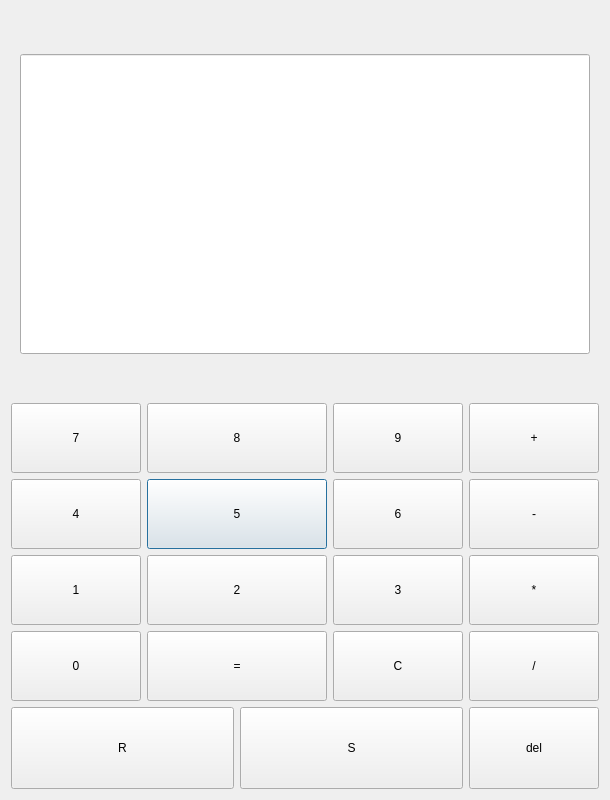
<?xml version="1.0" encoding="UTF-8"?>
<ui version="4.0">
 <class>Dialog</class>
 <widget class="QDialog" name="Dialog">
  <property name="geometry">
   <rect>
    <x>0</x>
    <y>0</y>
    <width>610</width>
    <height>800</height>
   </rect>
  </property>
  <property name="windowTitle">
   <string>Dialog</string>
  </property>
  <layout class="QGridLayout" name="gridLayout_3">
   <item row="0" column="0">
    <widget class="QWidget" name="widget" native="true">
     <layout class="QGridLayout" name="gridLayout_2">
      <item row="0" column="0">
       <widget class="QLineEdit" name="lineEdit">
        <property name="minimumSize">
         <size>
          <width>200</width>
          <height>300</height>
         </size>
        </property>
       </widget>
      </item>
     </layout>
    </widget>
   </item>
   <item row="1" column="0">
    <layout class="QGridLayout" name="gridLayout">
     <item row="1" column="1" colspan="2">
      <widget class="QPushButton" name="btn_5">
       <property name="sizePolicy">
        <sizepolicy hsizetype="Preferred" vsizetype="Maximum">
         <horstretch>0</horstretch>
         <verstretch>0</verstretch>
        </sizepolicy>
       </property>
       <property name="minimumSize">
        <size>
         <width>130</width>
         <height>70</height>
        </size>
       </property>
       <property name="text">
        <string>5</string>
       </property>
      </widget>
     </item>
     <item row="0" column="0">
      <widget class="QPushButton" name="btn_7">
       <property name="sizePolicy">
        <sizepolicy hsizetype="Preferred" vsizetype="Maximum">
         <horstretch>0</horstretch>
         <verstretch>0</verstretch>
        </sizepolicy>
       </property>
       <property name="minimumSize">
        <size>
         <width>130</width>
         <height>70</height>
        </size>
       </property>
       <property name="text">
        <string>7</string>
       </property>
      </widget>
     </item>
     <item row="0" column="4">
      <widget class="QPushButton" name="btn_plus">
       <property name="sizePolicy">
        <sizepolicy hsizetype="Preferred" vsizetype="Maximum">
         <horstretch>0</horstretch>
         <verstretch>0</verstretch>
        </sizepolicy>
       </property>
       <property name="minimumSize">
        <size>
         <width>130</width>
         <height>70</height>
        </size>
       </property>
       <property name="text">
        <string>+</string>
       </property>
      </widget>
     </item>
     <item row="1" column="0">
      <widget class="QPushButton" name="btn_4">
       <property name="sizePolicy">
        <sizepolicy hsizetype="Preferred" vsizetype="Maximum">
         <horstretch>0</horstretch>
         <verstretch>0</verstretch>
        </sizepolicy>
       </property>
       <property name="minimumSize">
        <size>
         <width>130</width>
         <height>70</height>
        </size>
       </property>
       <property name="text">
        <string>4</string>
       </property>
      </widget>
     </item>
     <item row="3" column="4">
      <widget class="QPushButton" name="btn_div">
       <property name="sizePolicy">
        <sizepolicy hsizetype="Preferred" vsizetype="Maximum">
         <horstretch>0</horstretch>
         <verstretch>0</verstretch>
        </sizepolicy>
       </property>
       <property name="minimumSize">
        <size>
         <width>130</width>
         <height>70</height>
        </size>
       </property>
       <property name="text">
        <string>/</string>
       </property>
      </widget>
     </item>
     <item row="2" column="3">
      <widget class="QPushButton" name="btn_3">
       <property name="sizePolicy">
        <sizepolicy hsizetype="Preferred" vsizetype="Maximum">
         <horstretch>0</horstretch>
         <verstretch>0</verstretch>
        </sizepolicy>
       </property>
       <property name="minimumSize">
        <size>
         <width>130</width>
         <height>70</height>
        </size>
       </property>
       <property name="text">
        <string>3</string>
       </property>
      </widget>
     </item>
     <item row="2" column="0">
      <widget class="QPushButton" name="btn_1">
       <property name="sizePolicy">
        <sizepolicy hsizetype="Preferred" vsizetype="Maximum">
         <horstretch>0</horstretch>
         <verstretch>0</verstretch>
        </sizepolicy>
       </property>
       <property name="minimumSize">
        <size>
         <width>130</width>
         <height>70</height>
        </size>
       </property>
       <property name="text">
        <string>1</string>
       </property>
      </widget>
     </item>
     <item row="2" column="1" colspan="2">
      <widget class="QPushButton" name="btn_2">
       <property name="sizePolicy">
        <sizepolicy hsizetype="Preferred" vsizetype="Maximum">
         <horstretch>0</horstretch>
         <verstretch>0</verstretch>
        </sizepolicy>
       </property>
       <property name="minimumSize">
        <size>
         <width>130</width>
         <height>70</height>
        </size>
       </property>
       <property name="text">
        <string>2</string>
       </property>
      </widget>
     </item>
     <item row="1" column="3">
      <widget class="QPushButton" name="btn_6">
       <property name="sizePolicy">
        <sizepolicy hsizetype="Preferred" vsizetype="Maximum">
         <horstretch>0</horstretch>
         <verstretch>0</verstretch>
        </sizepolicy>
       </property>
       <property name="minimumSize">
        <size>
         <width>130</width>
         <height>70</height>
        </size>
       </property>
       <property name="text">
        <string>6</string>
       </property>
      </widget>
     </item>
     <item row="1" column="4">
      <widget class="QPushButton" name="btn_minus">
       <property name="sizePolicy">
        <sizepolicy hsizetype="Preferred" vsizetype="Maximum">
         <horstretch>0</horstretch>
         <verstretch>0</verstretch>
        </sizepolicy>
       </property>
       <property name="minimumSize">
        <size>
         <width>130</width>
         <height>70</height>
        </size>
       </property>
       <property name="text">
        <string>-</string>
       </property>
      </widget>
     </item>
     <item row="2" column="4">
      <widget class="QPushButton" name="btn_mul">
       <property name="sizePolicy">
        <sizepolicy hsizetype="Preferred" vsizetype="Maximum">
         <horstretch>0</horstretch>
         <verstretch>0</verstretch>
        </sizepolicy>
       </property>
       <property name="minimumSize">
        <size>
         <width>130</width>
         <height>70</height>
        </size>
       </property>
       <property name="text">
        <string>*</string>
       </property>
      </widget>
     </item>
     <item row="3" column="0">
      <widget class="QPushButton" name="btn_0">
       <property name="sizePolicy">
        <sizepolicy hsizetype="Preferred" vsizetype="Maximum">
         <horstretch>0</horstretch>
         <verstretch>0</verstretch>
        </sizepolicy>
       </property>
       <property name="minimumSize">
        <size>
         <width>130</width>
         <height>70</height>
        </size>
       </property>
       <property name="text">
        <string>0</string>
       </property>
      </widget>
     </item>
     <item row="0" column="1" colspan="2">
      <widget class="QPushButton" name="btn_8">
       <property name="sizePolicy">
        <sizepolicy hsizetype="Preferred" vsizetype="Maximum">
         <horstretch>0</horstretch>
         <verstretch>0</verstretch>
        </sizepolicy>
       </property>
       <property name="minimumSize">
        <size>
         <width>130</width>
         <height>70</height>
        </size>
       </property>
       <property name="text">
        <string>8</string>
       </property>
      </widget>
     </item>
     <item row="3" column="1" colspan="2">
      <widget class="QPushButton" name="btn_equal">
       <property name="sizePolicy">
        <sizepolicy hsizetype="Preferred" vsizetype="Maximum">
         <horstretch>0</horstretch>
         <verstretch>0</verstretch>
        </sizepolicy>
       </property>
       <property name="minimumSize">
        <size>
         <width>130</width>
         <height>70</height>
        </size>
       </property>
       <property name="text">
        <string>=</string>
       </property>
      </widget>
     </item>
     <item row="0" column="3">
      <widget class="QPushButton" name="btn_9">
       <property name="sizePolicy">
        <sizepolicy hsizetype="Preferred" vsizetype="Maximum">
         <horstretch>0</horstretch>
         <verstretch>0</verstretch>
        </sizepolicy>
       </property>
       <property name="minimumSize">
        <size>
         <width>130</width>
         <height>70</height>
        </size>
       </property>
       <property name="text">
        <string>9</string>
       </property>
      </widget>
     </item>
     <item row="3" column="3">
      <widget class="QPushButton" name="btn_clear">
       <property name="sizePolicy">
        <sizepolicy hsizetype="Preferred" vsizetype="Maximum">
         <horstretch>0</horstretch>
         <verstretch>0</verstretch>
        </sizepolicy>
       </property>
       <property name="minimumSize">
        <size>
         <width>130</width>
         <height>70</height>
        </size>
       </property>
       <property name="text">
        <string>C</string>
       </property>
      </widget>
     </item>
     <item row="5" column="4">
      <widget class="QPushButton" name="btn_del">
       <property name="sizePolicy">
        <sizepolicy hsizetype="Minimum" vsizetype="Preferred">
         <horstretch>0</horstretch>
         <verstretch>0</verstretch>
        </sizepolicy>
       </property>
       <property name="minimumSize">
        <size>
         <width>130</width>
         <height>70</height>
        </size>
       </property>
       <property name="text">
        <string>del</string>
       </property>
      </widget>
     </item>
     <item row="5" column="0" colspan="2">
      <widget class="QPushButton" name="btn_rp">
       <property name="sizePolicy">
        <sizepolicy hsizetype="Preferred" vsizetype="Preferred">
         <horstretch>0</horstretch>
         <verstretch>0</verstretch>
        </sizepolicy>
       </property>
       <property name="minimumSize">
        <size>
         <width>130</width>
         <height>70</height>
        </size>
       </property>
       <property name="text">
        <string>R</string>
       </property>
      </widget>
     </item>
     <item row="5" column="2" colspan="2">
      <widget class="QPushButton" name="pushButton_2">
       <property name="sizePolicy">
        <sizepolicy hsizetype="Minimum" vsizetype="Preferred">
         <horstretch>0</horstretch>
         <verstretch>0</verstretch>
        </sizepolicy>
       </property>
       <property name="minimumSize">
        <size>
         <width>130</width>
         <height>70</height>
        </size>
       </property>
       <property name="text">
        <string>S</string>
       </property>
      </widget>
     </item>
    </layout>
   </item>
  </layout>
 </widget>
 <resources/>
 <connections/>
</ui>
